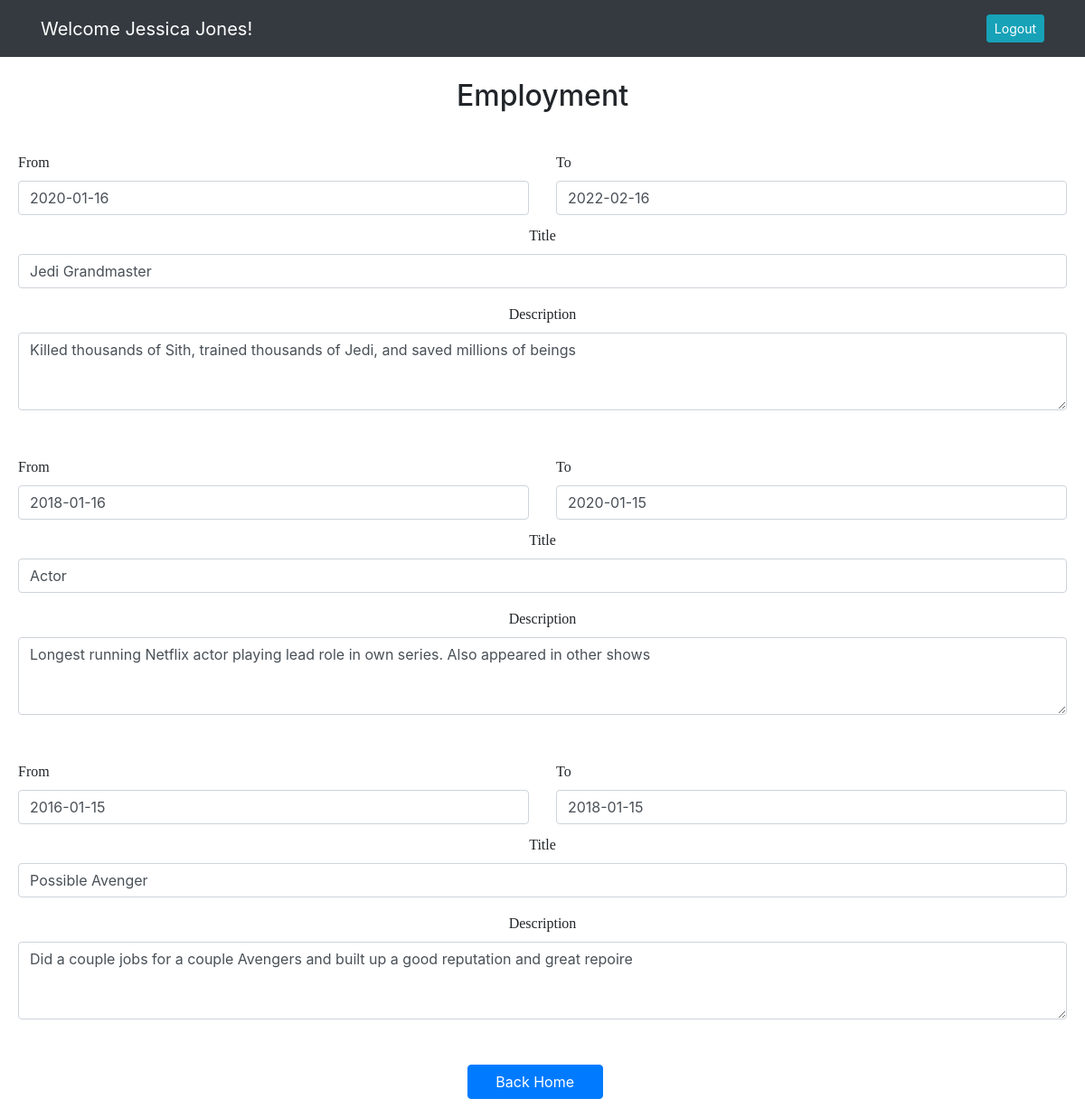
Screenshot of /editemploymentpage (signed in) with the database file from the repository.
### resume_app/models.py (models this page shows)
class User(models.Model):
    first_name = models.CharField(max_length=255)
    last_name = models.CharField(max_length=255)
    email = models.EmailField(max_length=255)
    password = models.CharField(max_length=255)
    created_at = DateTimeField(auto_now_add=True)
    updated_at = DateTimeField(auto_now=True)
    objects = UserManager()

class Employment(models.Model):
    date_from1 = models.DateField(blank=True, null=False)
    date_to1 = models.DateField(blank=False, null=True)
    title1 = models.CharField(blank=True, max_length=100)
    desc1 = models.TextField(blank=True)
    date_from2 = models.DateField(blank=True, null=True)
    date_to2 = models.DateField(blank=True, null=True)
    title2 = models.CharField(blank=True, max_length=100)
    desc2 = models.TextField(blank=True)
    date_from3 = models.DateField(blank=True, null=True)
    date_to3 = models.DateField(blank=True, null=True)
    title3 = models.CharField(blank=True, max_length=100)
    desc3 = models.TextField(blank=True)
    user = models.ForeignKey(User, related_name="employments", on_delete=models.CASCADE)
    created_at = DateTimeField(auto_now_add=True)
    updated_at = DateTimeField(auto_now=True)
    objects = EmploymentManager()

### resume_app/views.py (the view)
# urls.py: path('editemploymentpage', views.editemploymentpage),
def editemploymentpage(request):
    if 'id' not in request.session:
        return redirect('/')
    else:
        context = {
            'date': 'Y-m-d',
            'user': User.objects.get(id = request.session['id'])
        }
    return render(request, 'editemployment.html', context)

### resume_app/templates/editemployment.html (shortened to what this page needs)
<!DOCTYPE html>
<html lang="en">
<head>
    <link rel="stylesheet" href="https://stackpath.bootstrapcdn.com/bootstrap/4.5.2/css/bootstrap.min.css"
>
    {% load static %}
    <link rel="stylesheet" href="{% static 'css/expemp.css' %}">
</head>
<body>
    <nav class="navbar navbar-expand-lg navbar-dark bg-dark">
        <div class="container">
            <a class="navbar-brand" href="#">Welcome {{user.first_name}} {{user.last_name}}!</a>
            <div class="collapse navbar-collapse" id="navbarText">
                <span class="navbar-text">
                    <a href="/logout" role="button" class="btn btn-sm btn-info ml-2 text-white">Logout</a>
                </span>
            </div>
        </div>
    </nav>
    <br>
    <h2>Employment</h2>
    <br>
    <div id="emp_form">
        <form action="/editemployment" method="POST" id="employment">
            {% for employment in user.employments.all %}
            <div class="emp_form">
                <div class="row">
                    <div class="col">
                        <label for="date_from" class="form-label">From</label>
                        <input type="date|date:%Y-%m-%d" class="form-control" id="emp_from" value="{{employment.date_from1|date:date}}" name="date_from1">
                    </div>
                    <div class="col">
                        <label for="date_to" class="form-label">To</label>
                        <input type="date|date:%Y-%m-%d" class="form-control" id="emp_to" value="{{employment.date_to1|date:date}}" name="date_to1">
                    </div>
                </div>
                <div class="mb-3" id="title_div">
                    <label for="title" class="form-label">Title</label>
                    <input type="text" class="form-control" id="emp_title" value="{{employment.title1}}" name="title1">
                </div>
                <div class="mb-3">
                    <label for="desc" class="desc-form-label">Description</label>
                    <textarea class="form-control" id="emp_desc" rows="3" name="desc1">{{employment.desc1}}</textarea>
                </div>
            </div>
            <div class="emp_form">
                <div class="row">
                    <div class="col">
                        <label for="date_from" class="form-label">From</label>
                        <input type="date|date:%Y-%m-%d" class="form-control" id="emp_from" value="{{employment.date_from2|date:date}}" name="date_from2">
                    </div>
                    <div class="col">
                        <label for="date_to" class="form-label">To</label>
                        <input type="date|date:%Y-%m-%d" class="form-control" id="emp_to" value="{{employment.date_to2|date:date}}" name="date_to2">
                    </div>
                </div>
                <div class="mb-3" id="title_div">
                    <label for="title" class="form-label">Title</label>
                    <input type="text" class="form-control" id="emp_title" value="{{employment.title2}}" name="title2">
                </div>
                <div class="mb-3">
                    <label for="desc" class="desc-form-label">Description</label>
                    <textarea class="form-control" id="emp_desc" rows="3" name="desc2">{{employment.desc2}}</textarea>
                </div>
            </div>
            <div class="emp_form">
                <div class="row">
                    <div class="col">
                        <label for="date_from" class="form-label">From</label>
                        <input type="date|date:%Y-%m-%d" class="form-control" id="emp_from" value="{{employment.date_from3|date:date}}" name="date_from3">
                    </div>
                    <div class="col">
                        <label for="date_to" class="form-label">To</label>
                        <input type="date|date:%Y-%m-%d" class="form-control" id="emp_to" value="{{employment.date_to3|date:date}}" name="date_to3">
                    </div>
                </div>
                <div class="mb-3" id="title_div">
                    <label for="title" class="form-label">Title</label>
                    <input type="text" class="form-control" id="emp_title" value="{{employment.title3}}" name="title3">
                </div>
                <div class="mb-3">
                    <label for="desc" class="desc-form-label">Description</label>
                    <textarea class="form-control" id="emp_desc" rows="3" name="desc3">{{employment.desc3}}</textarea>
                </div>
            </div>
            {% endfor %}
            <div class="d-grid gap-2 col-2 mx-auto" id="btm_btn">
                <button class="btn btn-primary" id="submit" type="submit">Back Home</button>
            </div>
        </form>
    </div>
</body>

### resume_app/static/css/expemp.css (style rules this page uses)
h2, .mb-3, p { text-align: center; }
#exp_form, #emp_form { margin: 10px; }
#submit { width: 150px; }
.form-label, p { word-wrap: break-word; font-family: 'Times New Roman', Times, serif; }
.desc-form-label { font-family: 'Times New Roman', Times, serif; }
.row, #title_div { margin-top: 10px; }
#emp_desc { margin-bottom: 20px; }
.emp_form, .exp_form { margin: 0px 10px 50px 10px }

### rows the page displays
User: first_name "Jessica", last_name "Jones"
Employment: date_from1 "2020-01-16", date_to1 "2022-02-16", title1 "Jedi Grandmaster", desc1 "Killed thousands of Sith, trained thousands of Jedi, and saved millions of beings", date_from2 "2018-01-16", date_to2 "2020-01-15", title2 "Actor", desc2 "Longest running Netflix actor playing lead role in own series. Also appeared in other shows", date_from3 "2016-01-15", date_to3 "2018-01-15", title3 "Possible Avenger", desc3 "Did a couple jobs for a couple Avengers and built up a good reputation and great repoire"
